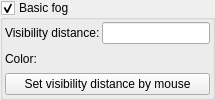
            <widget class="MyGroupBox" name="groupCheck_basic_fog_enabled">
             <property name="toolTip">
              <string>&lt;html&gt;&lt;head/&gt;&lt;body&gt;&lt;p&gt;Enables fog effect. Density of fog is constant over entire space.&lt;/p&gt;&lt;p&gt;Example:&lt;/p&gt;&lt;p&gt;&lt;img src=&quot;:/tooltips/tooltips_images/image - shader - fog.jpeg&quot;/&gt;&lt;/p&gt;&lt;/body&gt;&lt;/html&gt;</string>
             </property>
             <property name="title">
              <string>Basic fog</string>
             </property>
             <property name="checkable">
              <bool>true</bool>
             </property>
             <layout class="QVBoxLayout" name="verticalLayout_30">
              <property name="spacing">
               <number>2</number>
              </property>
              <property name="leftMargin">
               <number>2</number>
              </property>
              <property name="topMargin">
               <number>2</number>
              </property>
              <property name="rightMargin">
               <number>2</number>
              </property>
              <property name="bottomMargin">
               <number>2</number>
              </property>
              <item>
               <layout class="QGridLayout" name="gridLayout_10" columnstretch="0,0">
                <property name="spacing">
                 <number>2</number>
                </property>
                <item row="0" column="1">
                 <widget class="MyLineEdit" name="logedit_basic_fog_visibility">
                  <property name="toolTip">
                   <string>&lt;html&gt;&lt;head/&gt;&lt;body&gt;&lt;p&gt;Visibility distance of fog. Visibility can be set by using '&lt;span style=&quot; font-style:italic;&quot;&gt;Set visibility distance by mouse'&lt;/span&gt; button&lt;/p&gt;&lt;p&gt;Lower values produce denser fog,&lt;/p&gt;&lt;/body&gt;&lt;/html&gt;</string>
                  </property>
                  <property name="alignment">
                   <set>Qt::AlignLeading|Qt::AlignLeft|Qt::AlignVCenter</set>
                  </property>
                 </widget>
                </item>
                <item row="1" column="0">
                 <widget class="QLabel" name="label_64">
                  <property name="text">
                   <string>Color:</string>
                  </property>
                 </widget>
                </item>
                <item row="0" column="0">
                 <widget class="QLabel" name="label_63">
                  <property name="text">
                   <string>Visibility distance:</string>
                  </property>
                 </widget>
                </item>
                <item row="1" column="1">
                 <widget class="MyColorButton" name="colorButton_basic_fog_color" native="true">
                  <property name="toolTip">
                   <string>&lt;html&gt;&lt;head/&gt;&lt;body&gt;&lt;p&gt;Color of fog effect&lt;/p&gt;&lt;/body&gt;&lt;/html&gt;</string>
                  </property>
                  <property name="text" stdset="0">
                   <string>PushButton</string>
                  </property>
                 </widget>
                </item>
               </layout>
              </item>
              <item>
               <widget class="QPushButton" name="pushButton_set_fog_by_mouse">
                <property name="sizePolicy">
                 <sizepolicy hsizetype="Minimum" vsizetype="Maximum">
                  <horstretch>0</horstretch>
                  <verstretch>0</verstretch>
                 </sizepolicy>
                </property>
                <property name="toolTip">
                 <string>&lt;html&gt;&lt;head/&gt;&lt;body&gt;&lt;p&gt;Sets visibility distance using mouse pointer. Point the object which should be the farthest visible.&lt;/p&gt;&lt;p&gt;After using it don't forget to change &lt;span style=&quot; font-style:italic;&quot;&gt;Navigation&lt;/span&gt; / &lt;span style=&quot; font-style:italic;&quot;&gt;Mouse click function&lt;/span&gt; to continue work with the camera.&lt;/p&gt;&lt;/body&gt;&lt;/html&gt;</string>
                </property>
                <property name="text">
                 <string>Set visibility distance by mouse</string>
                </property>
               </widget>
              </item>
             </layout>
            </widget>
